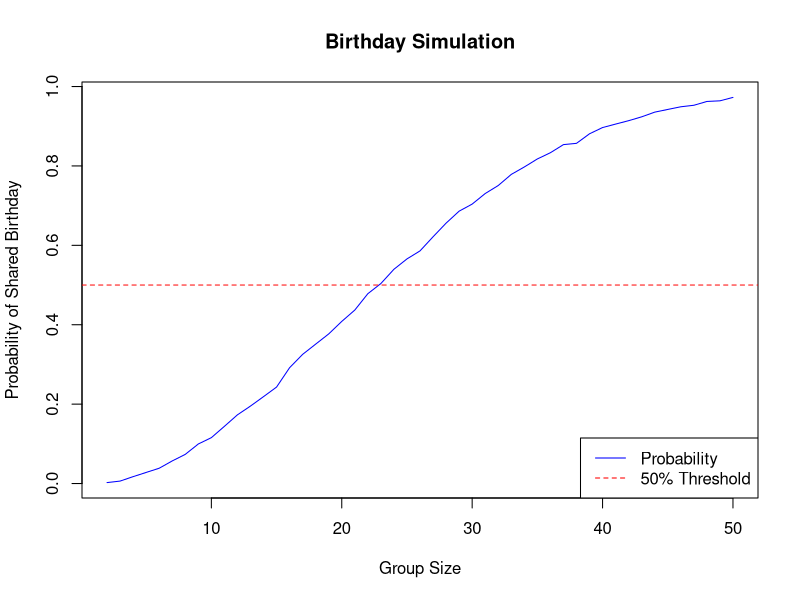
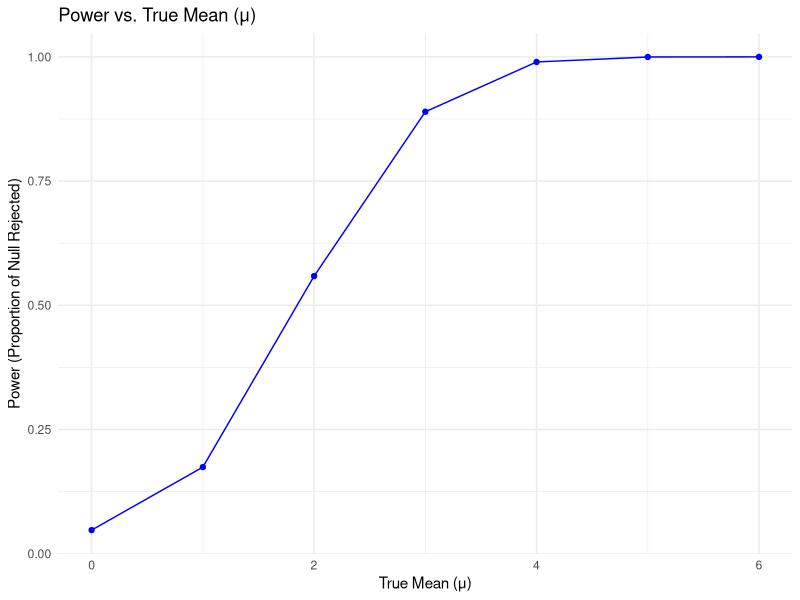
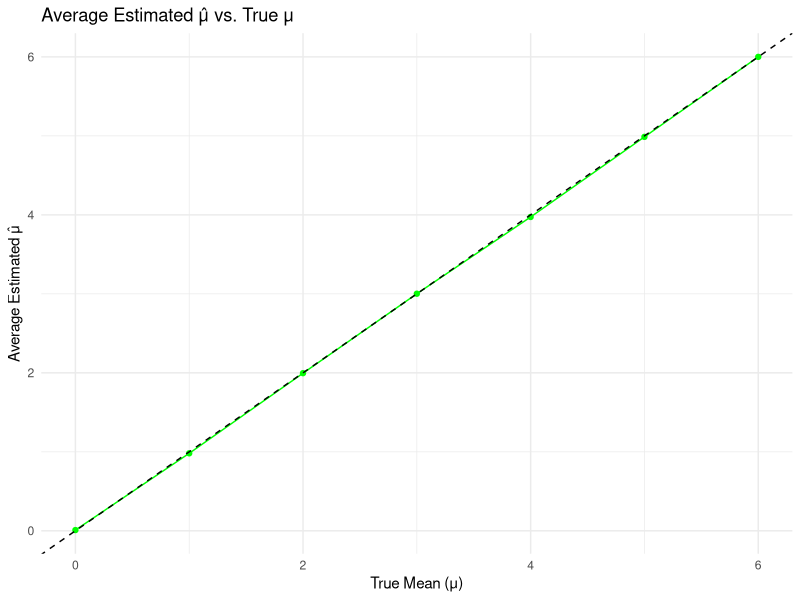
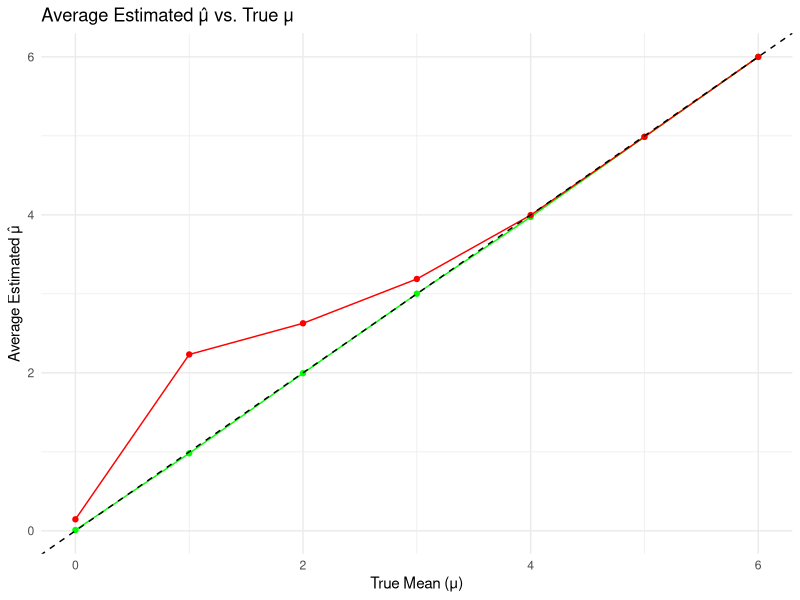

Source code (R) for these figures, in order:
## ---- chunk 1
# Function to check for duplicate birthdays
has_duplicates <- function(n) {
  birthdays <- sample(1:365, n, replace = TRUE)
  return(any(duplicated(birthdays)))
}

# Parameters
group_sizes <- 2:50
n_simulations <- 10000
probs <- numeric(length(group_sizes))

# Run simulations for each group size
for (i in seq_along(group_sizes)) {
  n <- group_sizes[i]
  results <- replicate(n_simulations, has_duplicates(n))
  probs[i] <- mean(results)
}

# Plot 
plot(group_sizes, probs, type = "l", col = "blue",
     xlab = "Group Size",
     ylab = "Probability of Shared Birthday",
     main = "Birthday Simulation")
abline(h = 0.5, col = "red", lty = 2)
legend("bottomright", legend = c("Probability", "50% Threshold"),
       col = c("blue", "red"), lty = c(1, 2))

## ---- chunk 2
library(tidyverse)
library(broom)

# Set parameters
n <- 30
sigma <- 5
mus <- 0:6
n_simulations <- 5000

# Dataframe to store results
results <- data.frame()

# Loop over mu values
for (mu in mus) {
  # Simulate datasets
  for (i in 1:n_simulations) {
    # Generate data
    x <- rnorm(n, mean = mu, sd = sigma)
    # Perform t-test of H0: mu = 0
    test <- t.test(x, mu = 0)
    # Sample mean and p-value
    mu_hat <- mean(x)
    p_value <- test$p.value
    # Store results
    results <- rbind(results, data.frame(mu = mu, mu_hat = mu_hat, p_value = p_value))
  }
}

## ---- chunk 3
# Compute power and average estimates for each mu
power_results <- results %>%
  group_by(mu) %>%
  summarize(
    power = mean(p_value < 0.05),
    avg_mu_hat = mean(mu_hat),
    avg_mu_hat_rejected = mean(mu_hat[p_value < 0.05], na.rm = TRUE)
  )

# Plot power vs. true mu
ggplot(power_results, aes(x = mu, y = power)) +
  geom_line(color = "blue") +
  geom_point(color = "blue") +
  labs(
    title = "Power vs. True Mean (μ)",
    x = "True Mean (μ)",
    y = "Power (Proportion of Null Rejected)"
  ) +
  theme_minimal()
## ---- chunk 4
# Plot average μ̂ vs. true μ for all samples
ggplot(power_results, aes(x = mu, y = avg_mu_hat)) +
  geom_line(color = "green") +
  geom_point(color = "green") +
  labs(
    title = "Average Estimated μ̂ vs. True μ",
    x = "True Mean (μ)",
    y = "Average Estimated μ̂"
  ) +
  geom_abline(slope = 1, intercept = 0, linetype = "dashed") +
  theme_minimal()
## ---- chunk 5
# Overlay average μ̂ for rejected null samples
ggplot(power_results) +
  geom_line(aes(x = mu, y = avg_mu_hat), color = "green") +
  geom_point(aes(x = mu, y = avg_mu_hat), color = "green") +
  geom_line(aes(x = mu, y = avg_mu_hat_rejected), color = "red") +
  geom_point(aes(x = mu, y = avg_mu_hat_rejected), color = "red") +
  labs(
    title = "Average Estimated μ̂ vs. True μ",
    x = "True Mean (μ)",
    y = "Average Estimated μ̂"
  ) +
  geom_abline(slope = 1, intercept = 0, linetype = "dashed") +
  theme_minimal()

